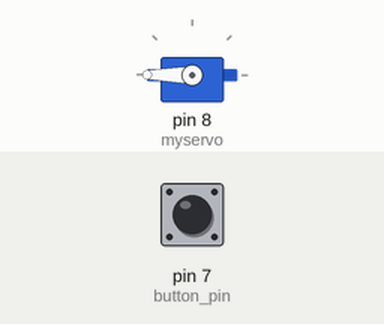
This sketch was run on a simulated Arduino Uno, built with avr-gcc and run on an emulated ATmega328P. Shown: servo. The test bench sets the inputs (shaded band); at power-on: pin 7 (button_pin) HIGH.

Above: at 1.7 s.
1.8 s: pin 7 (button_pin) pulled LOW for 0.15 s
At 1.95 s:
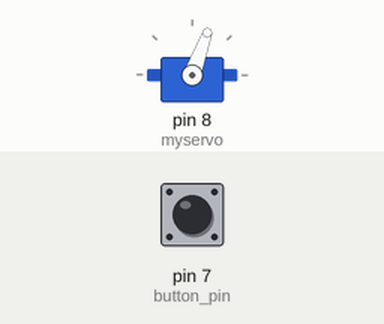
3.6 s: pin 7 (button_pin) pulled LOW for 3.2 s
At 7.6 s:
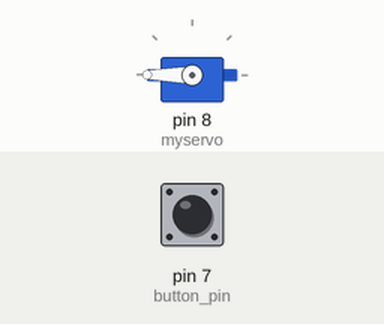
Timing chart, 0 to 9.1 s (numbered marks = the images above; inputs shaded):
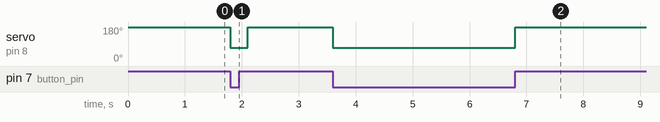

Measured:
- after the input at 1.8 s, servo on pin 8 (myservo): 180° → 70° at once, → 180° 0.30 s later
- after the input at 3.6 s, servo on pin 8 (myservo): 180° → 70° at once, → 180° 3.2 s later

The sketch:

index.ino
```cpp
#include <Servo.h>
Servo myservo;

int servo_pos = 180;
int button_pin = 7;
boolean valve_open_state = false;

void setup() {
  myservo.attach(8);
  myservo.write(servo_pos);

  pinMode(button_pin, INPUT);
  digitalWrite(button_pin, HIGH);

  delay(500);
}

boolean handle_button(int pin) {
  int button_pressed = !digitalRead(pin);
  return button_pressed;
}

void open_valve() {
  if (!valve_open_state) {
    myservo.write(70);
    valve_open_state = true;
    delay(300);
  }
}

void close_vale() {
  if (valve_open_state) {
    myservo.write(180);
    valve_open_state = false;
    delay(300);
  }
}

void loop() {
  boolean is_pressed = handle_button(button_pin);

  if (is_pressed) {
    open_valve();
  } else {
    close_vale();
  }
}
```
